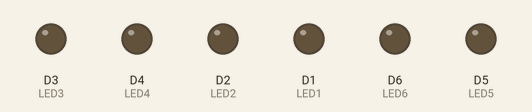
Simulated run of this sketch. Board: ESP8266 (NodeMCU). On the bench: output pins drawn as LEDs (lit = HIGH).

Above: at 0.5 s.
At 1.5 s:
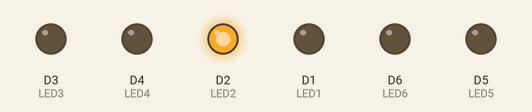
At 3.0 s:
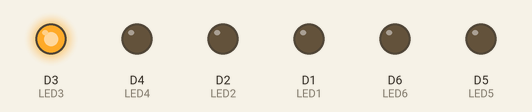
At 4.5 s:
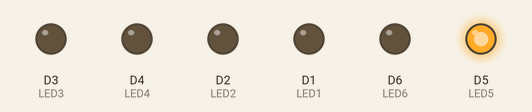
At 6.0 s:
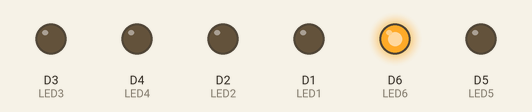
Timing chart, 0 to 7.8 s (numbered marks = the images above):
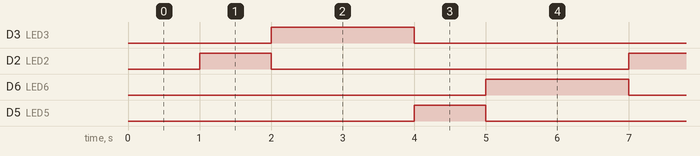

Measured:
- by itself, D3 (LED3), D6 (LED6): alternates HIGH for 2.0 s and LOW for 4.0 s
- by itself, D2 (LED2), D5 (LED5): alternates HIGH for 1.0 s and LOW for 5.0 s
- by itself, everything shown: repeats every 6.0 s, in 4 steps

The sketch:

flip-flop.ino
```cpp
#define LED1 D1
#define LED2 D2
#define LED3 D3
#define LED4 D4
#define LED5 D5
#define LED6 D6

void setup() {
  Serial.begin(9600);
  pinMode(LED1, OUTPUT);
  pinMode(LED2, OUTPUT);
  pinMode(LED3, OUTPUT);
  pinMode(LED4, OUTPUT);
  pinMode(LED5, OUTPUT);
  pinMode(LED6, OUTPUT);
}

void loop() {
  // Define two input conditions
  bool A = true;
  bool B = false;

  // Compute logic gate outputs
  bool AND_result = A && B;
  bool OR_result = A || B;
  bool XOR_result = A ^ B;

  // Nyalakan LED1 jika AND_result true, matikan lainnya
  if (AND_result) {
    digitalWrite(LED1, HIGH);
    digitalWrite(LED2, LOW);
    digitalWrite(LED3, LOW);
    digitalWrite(LED4, LOW);
    digitalWrite(LED5, LOW);
    digitalWrite(LED6, LOW);
  }
  delay(1000);

  // Nyalakan LED2 jika OR_result true, matikan lainnya
  if (OR_result) {
    digitalWrite(LED1, LOW);
    digitalWrite(LED2, HIGH);
    digitalWrite(LED3, LOW);
    digitalWrite(LED4, LOW);
    digitalWrite(LED5, LOW);
    digitalWrite(LED6, LOW);
  }
  delay(1000);

  // Nyalakan LED3 jika XOR_result true, matikan lainnya
  if (XOR_result) {
    digitalWrite(LED1, LOW);
    digitalWrite(LED2, LOW);
    digitalWrite(LED3, HIGH);
    digitalWrite(LED4, LOW);
    digitalWrite(LED5, LOW);
    digitalWrite(LED6, LOW);
  }
  delay(1000);

  // Nyalakan LED4 jika AND_result true, matikan lainnya
  if (AND_result) {
    digitalWrite(LED1, LOW);
    digitalWrite(LED2, LOW);
    digitalWrite(LED3, LOW);
    digitalWrite(LED4, HIGH);
    digitalWrite(LED5, LOW);
    digitalWrite(LED6, LOW);
  }
  delay(1000);

  // Nyalakan LED5 jika OR_result true, matikan lainnya
  if (OR_result) {
    digitalWrite(LED1, LOW);
    digitalWrite(LED2, LOW);
    digitalWrite(LED3, LOW);
    digitalWrite(LED4, LOW);
    digitalWrite(LED5, HIGH);
    digitalWrite(LED6, LOW);
  }
  delay(1000);

  // Nyalakan LED6 jika XOR_result true, matikan lainnya
  if (XOR_result) {
    digitalWrite(LED1, LOW);
    digitalWrite(LED2, LOW);
    digitalWrite(LED3, LOW);
    digitalWrite(LED4, LOW);
    digitalWrite(LED5, LOW);
    digitalWrite(LED6, HIGH);
  }
  delay(1000);
}
```
